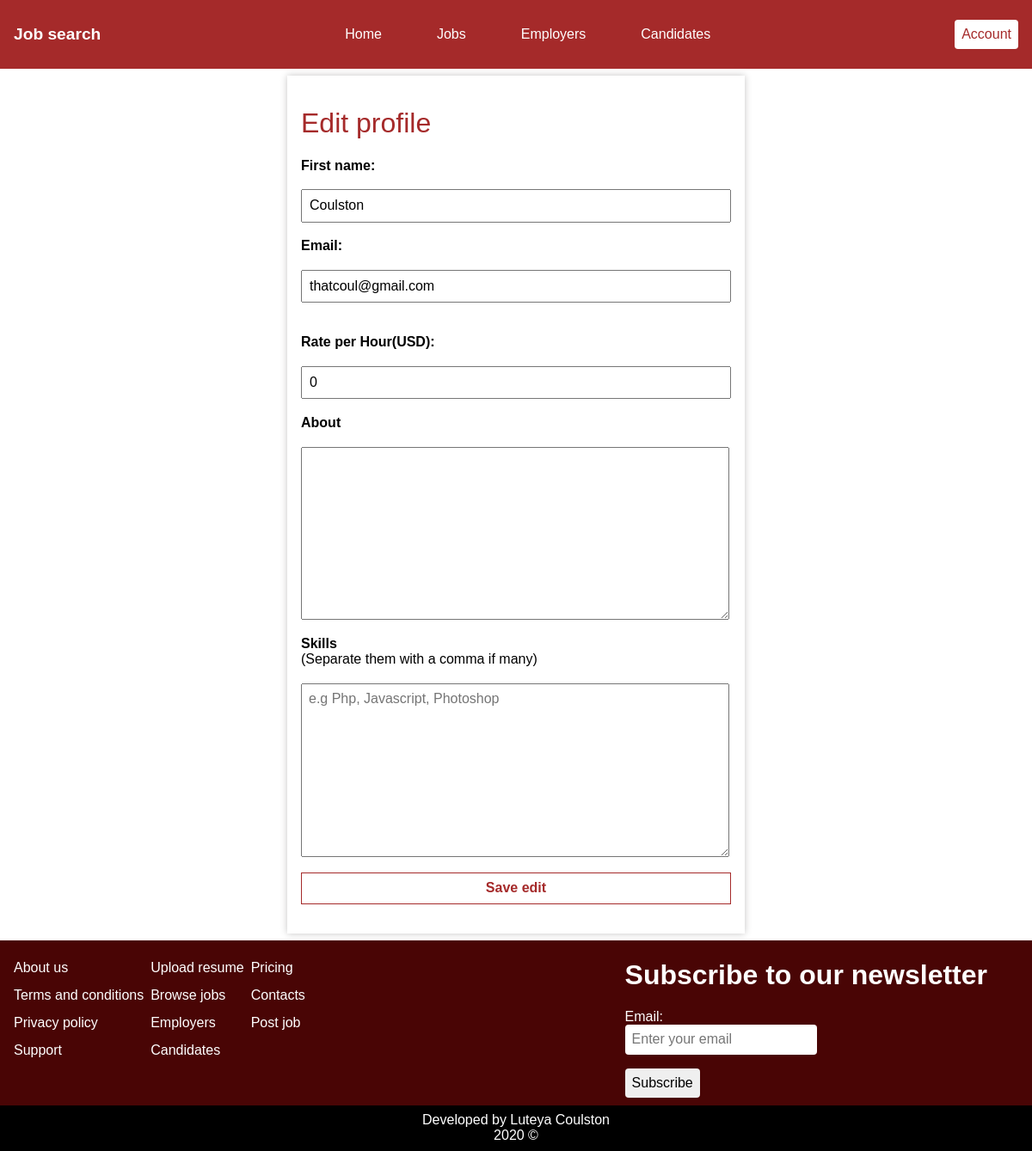
/profile_details.php (signed in), run on the app's committed database.
### tables this page shows
CREATE TABLE `users` (
  `id` int(11) NOT NULL,
  `first_name` varchar(50) NOT NULL,
  `email` varchar(100) NOT NULL,
  `gender` tinytext NOT NULL,
  `username` varchar(100) NOT NULL,
  `about` text DEFAULT NULL,
  `position` tinytext NOT NULL,
  `rate` int(11) DEFAULT NULL,
  `skills` char(150) NOT NULL,
  `password` text NOT NULL,
  `profile_pic` text DEFAULT NULL,
  `date_created` timestamp NOT NULL DEFAULT current_timestamp()
);

### public/profile_details.php (called while the page is built, shortened)
<?php
try {
    include __DIR__ . '../../includes/Config.php';
    include __DIR__ . '../../Classes/Database_Functions.php';
    $usersTable = new Database_Table($pdo, 'users');
    $user = $usersTable->find_single_record('email', $_SESSION['email']);
    include __DIR__ . '../../templates/profile_details.html.php';
} catch (PDOException $e) {
    echo 'ERROR: ' . $e->getMessage() . ' in ' . $e->getFile() . ' on line ' . $e->getLine();
}
include __DIR__ . '../../templates/layout.html.php';

### Classes/Database_Functions.php (called while the page is built, shortened)
<?php
class Database_Table
{
    private $table;
    public function __construct(\PDO $pdo, $table)
    {
        $this->pdo = $pdo;
        $this->table = $table;
    }
    private function query($sql, $parameters = [])
    {
        $query = $this->pdo->prepare($sql);
        $query->execute($parameters);
        return $query;
    }
    public function find_single_record($key, $value)
    {
        $query = "SELECT * FROM `".$this->table."` WHERE `$key` = '$value'";
        $result = $this->query($query);
        return $result->fetch();
    }
}

### templates/profile_details.html.php (the view, shortened to what this page needs)
<form action="" method="POST" id="edit_details_form" enctype="multipart/form-data">
    <h1 class="title">Edit profile</h1>
    <label for="First name">First name: </label> <br>
    <input type="text" name="first_name" id="fName" required="required" value=<?= $user['first_name'] ?? '' ?>>
    <br>
    <label for="email">Email: </label> <br>
    <input type="text" name="email" id="email" required="required" autocomplete="off" value=<?= $user['email'] ?? '' ?>>
    <br>
    <br>
    <label for="rate">Rate per Hour(USD): </label> <br>
    <input type="text" name="rate" id="rate" required="required" autocomplete="off" value=<?= $user['rate'] ?? '' ?>>
    <br>
    <label for="about">About</label> <br>
    <textarea name="about" id="about" cols="30" rows="10"><?=$user['about'] ?? ''?></textarea> <br>
    <label for="skills">Skills <span>(Separate them with a comma if many)</span></label> <br>
    <textarea name="skills" id="skills" cols="30" placeholder="e.g Php, Javascript, Photoshop" rows="10"><?=$user['skills'] ?? ''?></textarea> <br>
    <input type="submit" name="edit_profile" value="Save edit"> <br>
</form>

### assets/css/main.css (style rules this page uses)
* { padding: 0; margin: 0; }
html { scroll-behavior: smooth; }
input[type=submit] { cursor: pointer; }
.title { font-weight: 400; color: brown; }
body { font-family: sans-serif; }
#edit_details_form { display: flex; flex-direction: column; margin: 8px auto; width: 500px; padding: 1rem; box-shadow: 0px 0px 8px #c5c4c4; }
#edit_details_form label { font-weight: 600; }
#edit_details_form label span { font-weight: 400; display: block; }
#edit_details_form input, #edit_details_form textarea { padding: 0.5rem; }
#edit_details_form textarea { max-width: 96%; max-height: 200px; }
#edit_details_form input[type=submit] { border: 1px solid brown; color: brown; background-color: #fff; font-weight: 600; }

### data on the page
users: first_name "Coulston", email "thatcoul@gmail.com", rate "0"
